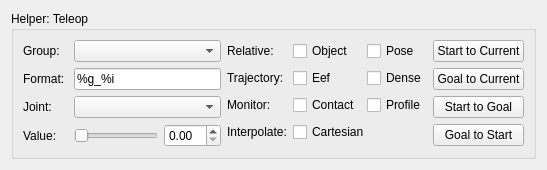
           <widget class="QWidget" name="primitive_action_page">
            <layout class="QHBoxLayout" name="horizontalLayout_26">
             <item>
              <widget class="QGroupBox" name="groupBox_20">
               <property name="enabled">
                <bool>true</bool>
               </property>
               <property name="sizePolicy">
                <sizepolicy hsizetype="Preferred" vsizetype="Minimum">
                 <horstretch>0</horstretch>
                 <verstretch>0</verstretch>
                </sizepolicy>
               </property>
               <property name="minimumSize">
                <size>
                 <width>0</width>
                 <height>1</height>
                </size>
               </property>
               <property name="title">
                <string>Helper: Teleop</string>
               </property>
               <layout class="QGridLayout" name="gridLayout_30">
                <property name="leftMargin">
                 <number>9</number>
                </property>
                <property name="topMargin">
                 <number>9</number>
                </property>
                <property name="bottomMargin">
                 <number>9</number>
                </property>
                <item row="4" column="2">
                 <widget class="QPushButton" name="pushButton_4">
                  <property name="text">
                   <string>Goal to Start</string>
                  </property>
                 </widget>
                </item>
                <item row="2" column="2">
                 <widget class="QPushButton" name="goal_to_current_button">
                  <property name="sizePolicy">
                   <sizepolicy hsizetype="Minimum" vsizetype="Fixed">
                    <horstretch>0</horstretch>
                    <verstretch>0</verstretch>
                   </sizepolicy>
                  </property>
                  <property name="text">
                   <string>Goal to Current</string>
                  </property>
                 </widget>
                </item>
                <item row="1" column="2">
                 <widget class="QPushButton" name="start_to_current_button">
                  <property name="sizePolicy">
                   <sizepolicy hsizetype="Minimum" vsizetype="Fixed">
                    <horstretch>0</horstretch>
                    <verstretch>0</verstretch>
                   </sizepolicy>
                  </property>
                  <property name="text">
                   <string>Start to Current</string>
                  </property>
                 </widget>
                </item>
                <item row="1" column="1" rowspan="4">
                 <layout class="QGridLayout" name="gridLayout_35">
                  <item row="2" column="1">
                   <widget class="QCheckBox" name="monitor_contact_checkbox">
                    <property name="sizePolicy">
                     <sizepolicy hsizetype="Preferred" vsizetype="Fixed">
                      <horstretch>0</horstretch>
                      <verstretch>0</verstretch>
                     </sizepolicy>
                    </property>
                    <property name="text">
                     <string>Contact</string>
                    </property>
                    <property name="tristate">
                     <bool>true</bool>
                    </property>
                   </widget>
                  </item>
                  <item row="1" column="0">
                   <widget class="QLabel" name="label_16">
                    <property name="sizePolicy">
                     <sizepolicy hsizetype="Preferred" vsizetype="Fixed">
                      <horstretch>0</horstretch>
                      <verstretch>0</verstretch>
                     </sizepolicy>
                    </property>
                    <property name="font">
                     <font>
                      <italic>false</italic>
                     </font>
                    </property>
                    <property name="text">
                     <string>Trajectory:</string>
                    </property>
                    <property name="alignment">
                     <set>Qt::AlignLeading|Qt::AlignLeft|Qt::AlignVCenter</set>
                    </property>
                   </widget>
                  </item>
                  <item row="2" column="0">
                   <widget class="QLabel" name="label_20">
                    <property name="sizePolicy">
                     <sizepolicy hsizetype="Preferred" vsizetype="Fixed">
                      <horstretch>0</horstretch>
                      <verstretch>0</verstretch>
                     </sizepolicy>
                    </property>
                    <property name="font">
                     <font>
                      <italic>false</italic>
                     </font>
                    </property>
                    <property name="text">
                     <string>Monitor:</string>
                    </property>
                    <property name="alignment">
                     <set>Qt::AlignLeading|Qt::AlignLeft|Qt::AlignVCenter</set>
                    </property>
                   </widget>
                  </item>
                  <item row="0" column="0">
                   <widget class="QLabel" name="label_19">
                    <property name="sizePolicy">
                     <sizepolicy hsizetype="Preferred" vsizetype="Fixed">
                      <horstretch>0</horstretch>
                      <verstretch>0</verstretch>
                     </sizepolicy>
                    </property>
                    <property name="font">
                     <font>
                      <weight>50</weight>
                      <italic>false</italic>
                      <bold>false</bold>
                     </font>
                    </property>
                    <property name="text">
                     <string>Relative:</string>
                    </property>
                    <property name="alignment">
                     <set>Qt::AlignLeading|Qt::AlignLeft|Qt::AlignVCenter</set>
                    </property>
                   </widget>
                  </item>
                  <item row="1" column="1">
                   <widget class="QCheckBox" name="eef_trajectory_checkbox">
                    <property name="sizePolicy">
                     <sizepolicy hsizetype="Preferred" vsizetype="Fixed">
                      <horstretch>0</horstretch>
                      <verstretch>0</verstretch>
                     </sizepolicy>
                    </property>
                    <property name="text">
                     <string>Eef</string>
                    </property>
                    <property name="tristate">
                     <bool>true</bool>
                    </property>
                   </widget>
                  </item>
                  <item row="3" column="1" colspan="2">
                   <widget class="QCheckBox" name="cartesian_interpolate_checkbox">
                    <property name="sizePolicy">
                     <sizepolicy hsizetype="Preferred" vsizetype="Fixed">
                      <horstretch>0</horstretch>
                      <verstretch>0</verstretch>
                     </sizepolicy>
                    </property>
                    <property name="text">
                     <string>Cartesian</string>
                    </property>
                    <property name="checked">
                     <bool>false</bool>
                    </property>
                    <property name="tristate">
                     <bool>true</bool>
                    </property>
                   </widget>
                  </item>
                  <item row="3" column="0">
                   <widget class="QLabel" name="label_21">
                    <property name="sizePolicy">
                     <sizepolicy hsizetype="Preferred" vsizetype="Fixed">
                      <horstretch>0</horstretch>
                      <verstretch>0</verstretch>
                     </sizepolicy>
                    </property>
                    <property name="font">
                     <font>
                      <italic>false</italic>
                     </font>
                    </property>
                    <property name="text">
                     <string>Interpolate:</string>
                    </property>
                    <property name="alignment">
                     <set>Qt::AlignLeading|Qt::AlignLeft|Qt::AlignVCenter</set>
                    </property>
                   </widget>
                  </item>
                  <item row="2" column="2">
                   <widget class="QCheckBox" name="monitor_profile_checkbox">
                    <property name="sizePolicy">
                     <sizepolicy hsizetype="Preferred" vsizetype="Fixed">
                      <horstretch>0</horstretch>
                      <verstretch>0</verstretch>
                     </sizepolicy>
                    </property>
                    <property name="text">
                     <string>Profile</string>
                    </property>
                    <property name="tristate">
                     <bool>true</bool>
                    </property>
                   </widget>
                  </item>
                  <item row="0" column="1">
                   <widget class="QCheckBox" name="relative_to_object_checkbox">
                    <property name="enabled">
                     <bool>true</bool>
                    </property>
                    <property name="sizePolicy">
                     <sizepolicy hsizetype="Preferred" vsizetype="Fixed">
                      <horstretch>0</horstretch>
                      <verstretch>0</verstretch>
                     </sizepolicy>
                    </property>
                    <property name="text">
                     <string>Object</string>
                    </property>
                    <property name="checkable">
                     <bool>true</bool>
                    </property>
                    <property name="checked">
                     <bool>false</bool>
                    </property>
                    <property name="tristate">
                     <bool>true</bool>
                    </property>
                   </widget>
                  </item>
                  <item row="0" column="2">
                   <widget class="QCheckBox" name="relative_to_pose_checkbox">
                    <property name="sizePolicy">
                     <sizepolicy hsizetype="Preferred" vsizetype="Fixed">
                      <horstretch>0</horstretch>
                      <verstretch>0</verstretch>
                     </sizepolicy>
                    </property>
                    <property name="text">
                     <string>Pose</string>
                    </property>
                    <property name="tristate">
                     <bool>true</bool>
                    </property>
                   </widget>
                  </item>
                  <item row="1" column="2">
                   <widget class="QCheckBox" name="dense_trajectory_checkbox">
                    <property name="sizePolicy">
                     <sizepolicy hsizetype="Preferred" vsizetype="Fixed">
                      <horstretch>0</horstretch>
                      <verstretch>0</verstretch>
                     </sizepolicy>
                    </property>
                    <property name="text">
                     <string>Dense</string>
                    </property>
                    <property name="tristate">
                     <bool>true</bool>
                    </property>
                   </widget>
                  </item>
                 </layout>
                </item>
                <item row="3" column="2">
                 <widget class="QPushButton" name="pushButton_12">
                  <property name="text">
                   <string>Start to Goal</string>
                  </property>
                 </widget>
                </item>
                <item row="1" column="0" rowspan="4">
                 <layout class="QGridLayout" name="gridLayout_36">
                  <item row="3" column="2">
                   <widget class="QDoubleSpinBox" name="joint_spin_box"/>
                  </item>
                  <item row="3" column="1">
                   <widget class="QSlider" name="joint_slider">
                    <property name="orientation">
                     <enum>Qt::Horizontal</enum>
                    </property>
                   </widget>
                  </item>
                  <item row="3" column="0">
                   <widget class="QLabel" name="label_32">
                    <property name="text">
                     <string>Value:</string>
                    </property>
                   </widget>
                  </item>
                  <item row="2" column="1" colspan="2">
                   <widget class="QComboBox" name="joint_combo_box"/>
                  </item>
                  <item row="2" column="0">
                   <widget class="QLabel" name="label_33">
                    <property name="text">
                     <string>Joint:</string>
                    </property>
                   </widget>
                  </item>
                  <item row="1" column="1" colspan="2">
                   <widget class="QLineEdit" name="lineEdit_2">
                    <property name="sizePolicy">
                     <sizepolicy hsizetype="Preferred" vsizetype="Fixed">
                      <horstretch>0</horstretch>
                      <verstretch>0</verstretch>
                     </sizepolicy>
                    </property>
                    <property name="text">
                     <string>%g_%i</string>
                    </property>
                   </widget>
                  </item>
                  <item row="1" column="0">
                   <widget class="QLabel" name="label_25">
                    <property name="sizePolicy">
                     <sizepolicy hsizetype="Preferred" vsizetype="Preferred">
                      <horstretch>0</horstretch>
                      <verstretch>0</verstretch>
                     </sizepolicy>
                    </property>
                    <property name="text">
                     <string>Format: </string>
                    </property>
                    <property name="alignment">
                     <set>Qt::AlignLeading|Qt::AlignLeft|Qt::AlignVCenter</set>
                    </property>
                   </widget>
                  </item>
                  <item row="0" column="1" colspan="2">
                   <widget class="QComboBox" name="group_combo_box">
                    <property name="sizePolicy">
                     <sizepolicy hsizetype="Preferred" vsizetype="Fixed">
                      <horstretch>0</horstretch>
                      <verstretch>0</verstretch>
                     </sizepolicy>
                    </property>
                   </widget>
                  </item>
                  <item row="0" column="0">
                   <widget class="QLabel" name="label_26">
                    <property name="text">
                     <string>Group:</string>
                    </property>
                   </widget>
                  </item>
                 </layout>
                </item>
               </layout>
              </widget>
             </item>
            </layout>
           </widget>
